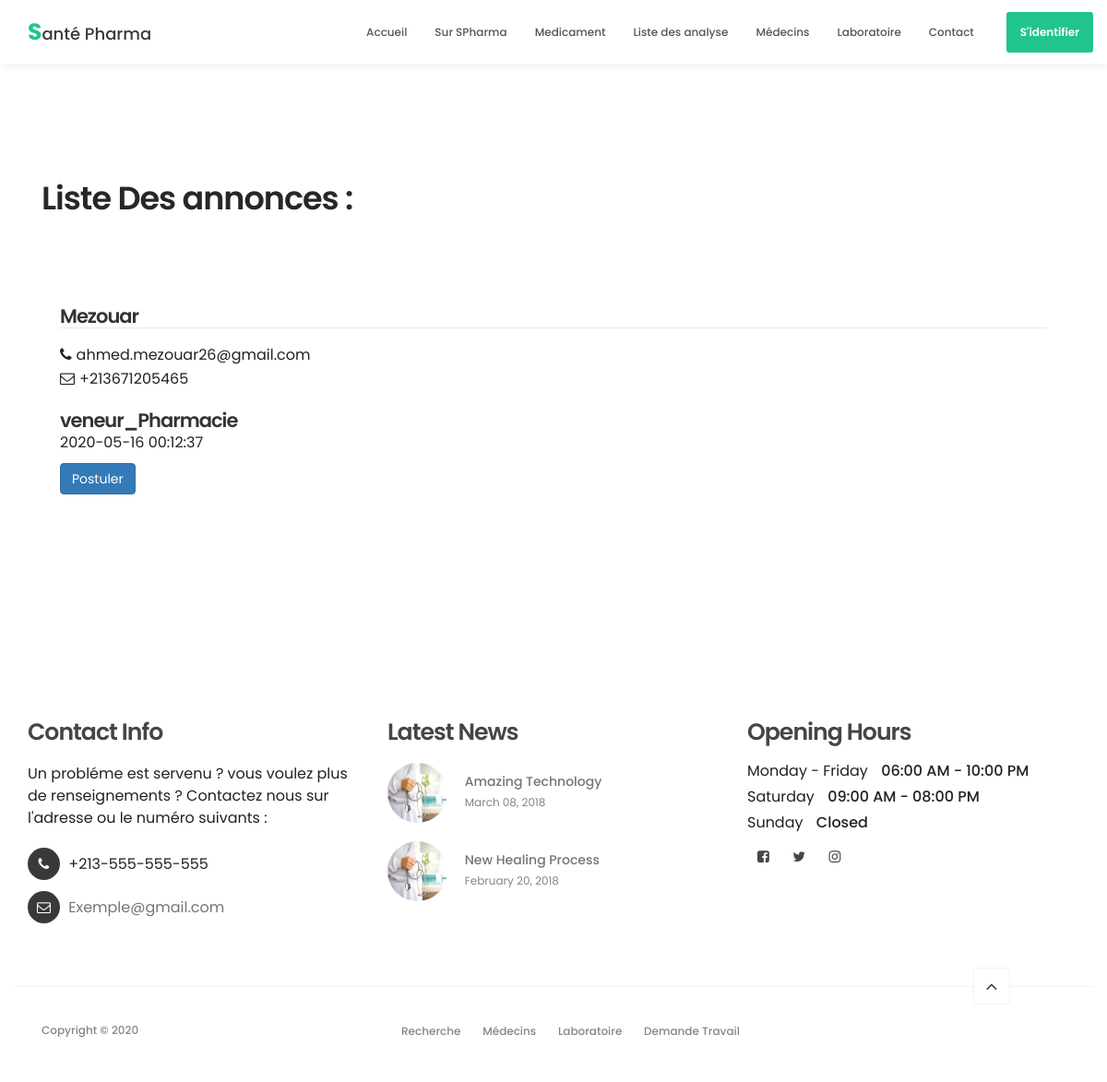
/postannonce.php, run on an earlier commit of the app's database.
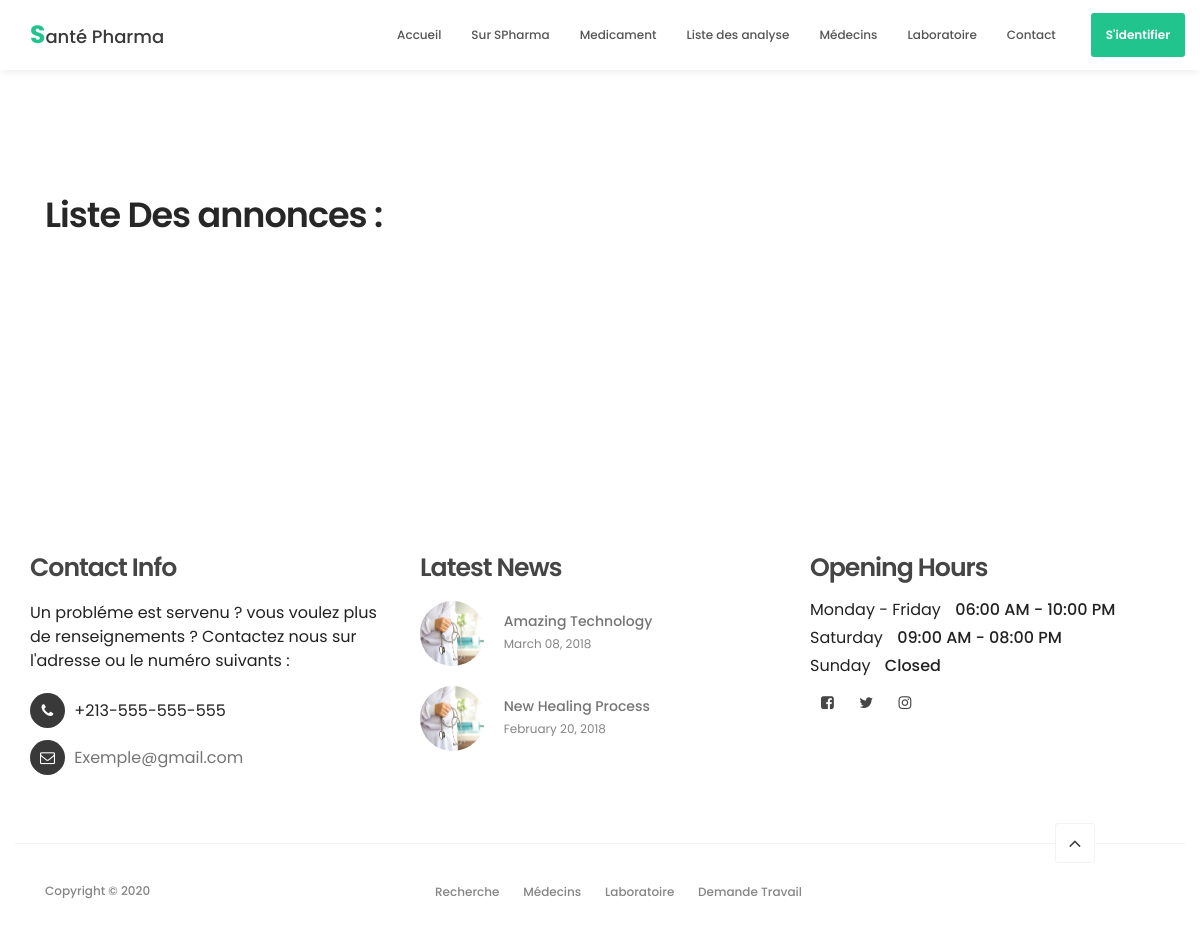
And on a later commit of the database.
### tables this page shows
CREATE TABLE `postuler` (
  `id` int(10) NOT NULL,
  `nom` varchar(50) NOT NULL,
  `email` varchar(50) NOT NULL,
  `phone` varchar(15) NOT NULL,
  `dateN` date NOT NULL,
  `specialiste` varchar(20) NOT NULL,
  `dateCreation` datetime NOT NULL DEFAULT current_timestamp()
);

### postannonce.php (the view, shortened to what the changed rows need)
<!DOCTYPE html>
<html lang="fr">
<head>
     <link rel="stylesheet" href="css/bootstrap.min.css">
     <link rel="stylesheet" href="css/font-awesome.min.css">
     <link rel="stylesheet" href="css/animate.css">
     <link rel="stylesheet" href="css/owl.carousel.css">
     <link rel="stylesheet" href="css/owl.theme.default.min.css">
     <link rel="stylesheet" href="css/tooplate-style.css">
</head>
<body id="top" data-spy="scroll" data-target=".navbar-collapse" data-offset="50">
     <section id="team" data-stellar-background-ratio="1">
          <div class="container">
                <div class="col-md-6 col-sm-6" style="width:100%;">
                         <div class="about-info">
                              <h2 class="wow fadeInUp" data-wow-delay="0.1s">Liste Des annonces : </h2>
                         </div>
                    </div>
                    <div class="row">
                         <div class="col-sm-12" style="padding: 50px;">
                         	<div class="card">
                              <div class="card-body">
                              <?php
                                        include("connexion3.php");
                                        $query = "select * from postuler";
                                        $stat = $conn->query($query);
                                        $tab = $stat;
                                        if ($tab->rowCount() > 0) {
                                             while($row = $tab->fetch(PDO::FETCH_ASSOC)) {
                                               print "<h3>". $row["nom"]." ". $row["prenom"]."</h3>";
                                               echo "
                                               <div class='team-contact-info'>
                                               <p><i class='fa fa-phone'></i>". $row['email']."</p>
                                               <p><i class='fa fa-envelope-o'></i>". $row['phone']."</p>
                                               </div>
                                               </div>";
                                               echo "<h3 >". $row["specialiste"]."</h3>";
                                               echo "<p>".$row["dateCreation"]."</p>";
                                               echo "<a  href='index.php'><button type='button' class='btn btn-primary'>Postuler</button>";
                                        }
                                   }
                                   ?>
                              </div>
                        	</div>
                         </div>
               </div>
          </div>
     </section>
</body>
</html>

What changed in the data, as far as the page shows it:
removed postuler: nom "Mezouar", email "ahmed.mezouar26@gmail.com", phone "+213671205465", specialiste "veneur_Pharmacie", dateCreation "2020-05-16 00:12:37"
